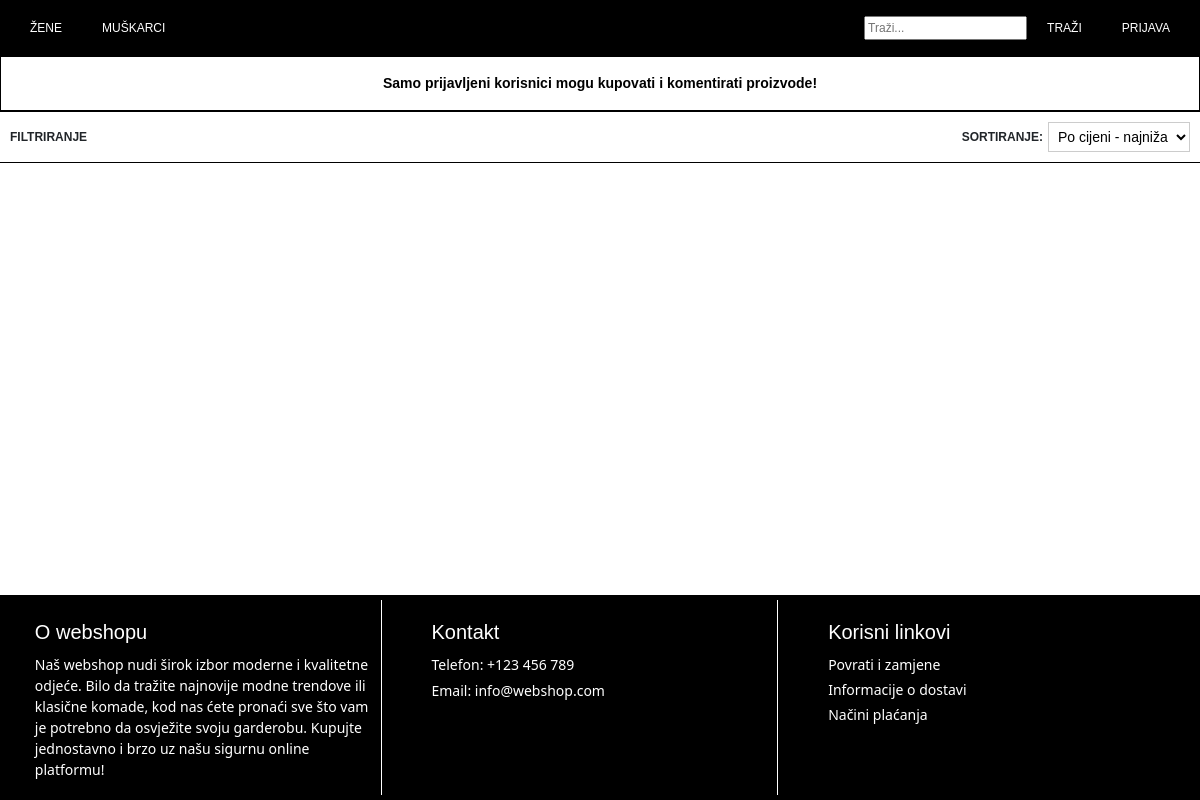
/webshop/zene/haljine/, run on an earlier commit of the app's database.
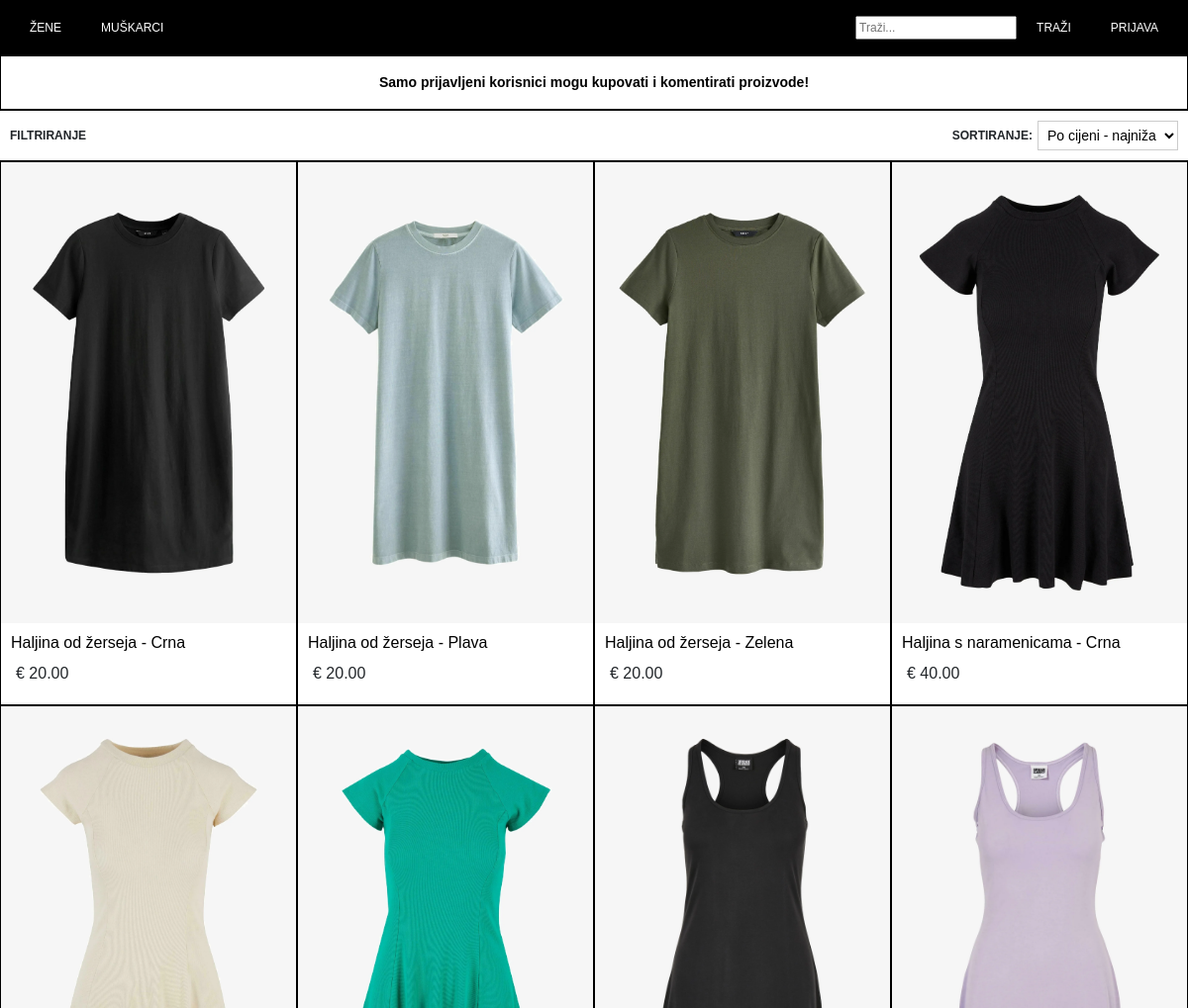
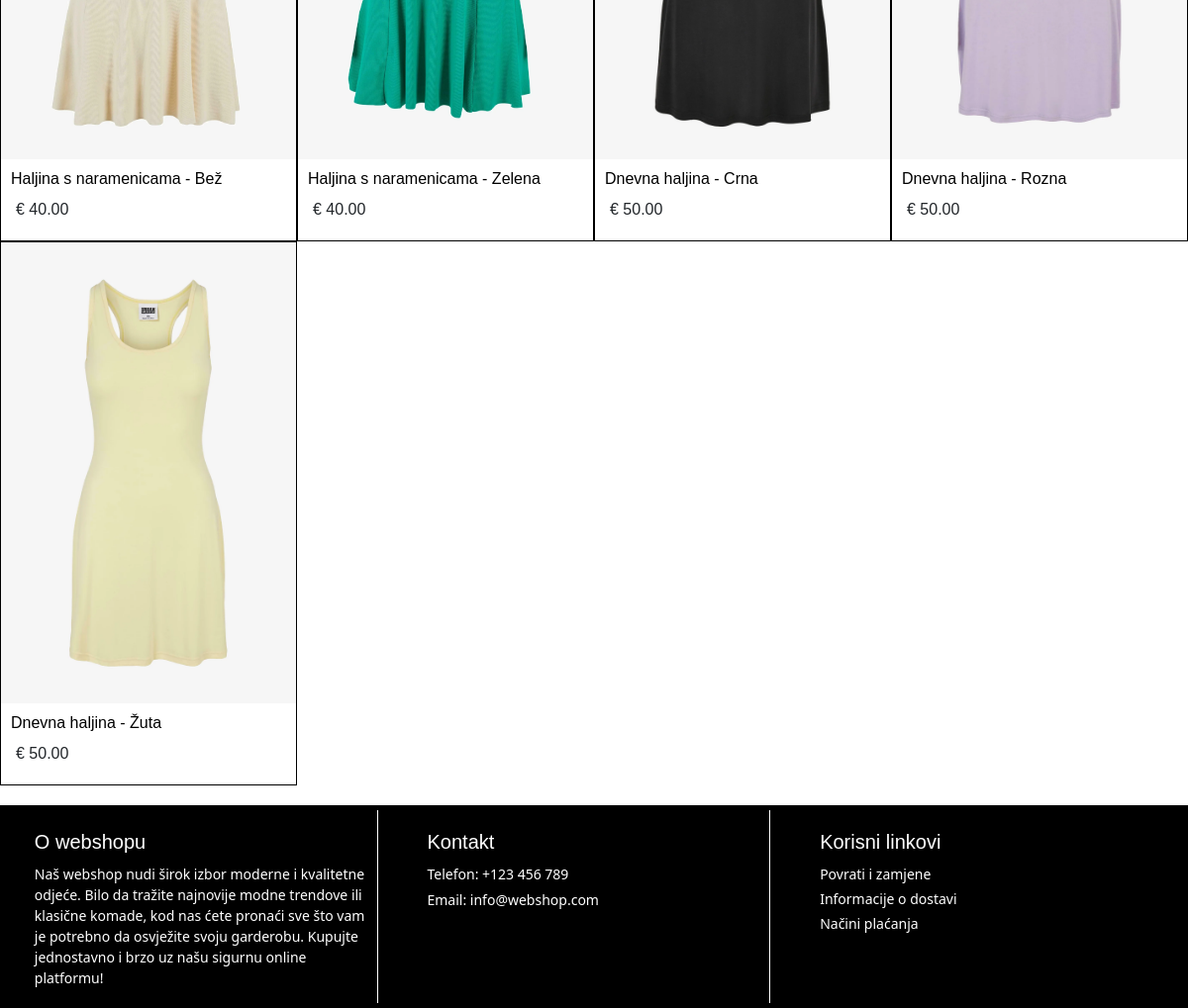
And on a later commit of the database (2 pictures, top to bottom).
### webshop/models.py (models this page shows, shortened)
class ProductVariation(models.Model):
    product = models.ForeignKey(Product, on_delete=models.CASCADE, related_name='variations')
    main_image = models.ImageField(upload_to='products/', blank=True, null=True)
    color = models.ForeignKey(Color, on_delete=models.CASCADE)
    sizes = models.ManyToManyField(Size, through='ProductVariationSize')

class Product(models.Model):
    category = models.ForeignKey(Category, on_delete=models.CASCADE)
    subcategory = models.ForeignKey(SubCategory, on_delete=models.CASCADE)
    name = models.CharField(max_length=255)
    slug = models.SlugField(unique=False, blank=True, null=True)
    price = models.DecimalField(max_digits=10, decimal_places=2)
    details = models.TextField()
    composition = models.TextField()
    care_instructions = models.TextField()
    created_at = models.DateTimeField(default=timezone.now)
    reference_number = models.CharField(max_length=10, unique=True, default=generate_order_number, editable=False)

class Color(models.Model):
    name = models.CharField(max_length=100)
    slug = models.SlugField(unique=False, blank=True, editable=True, null = True)

### webshop/views.py (the view)
# urls.py: path('<slug:category_name>/<slug:subcategory_name>/', views.articles_display_view, name='articles_display'),
def articles_display_view(request, category_name, subcategory_name):
    sort = request.GET.get('sort', 'price_asc')
    selected_colors = [color for color in request.GET.getlist('color') if color.isdigit()]
    selected_sizes = [size for size in request.GET.getlist('size') if size.isdigit()]
    category = get_object_or_404(Category, slug=category_name)
    subcategory = get_object_or_404(SubCategory, slug=subcategory_name, category=category)
    products = Product.objects.filter(subcategory=subcategory)
    product_variations = ProductVariation.objects.filter(product__in=products)
    if selected_colors:
        product_variations = product_variations.filter(color__id__in=selected_colors)
    if selected_sizes:
        product_variation_sizes = ProductVariationSize.objects.filter(
            size__id__in=selected_sizes,
            is_available=True
        ).values_list('product_variation_id', flat=True)
        product_variations = product_variations.filter(id__in=product_variation_sizes)
    if sort == 'newest':
        product_variations = product_variations.order_by('-product__created_at')
    elif sort == 'oldest':
        product_variations = product_variations.order_by('product__created_at')
    elif sort == 'price_asc':
        product_variations = product_variations.order_by('product__price')
    elif sort == 'price_desc':
        product_variations = product_variations.order_by('-product__price')
    filtered_products = Product.objects.filter(variations__in=product_variations).distinct()
    context = {
        'category_name': category_name,
        'subcategory_name': subcategory_name,
        'products': filtered_products,
        'filtered_product_variations': product_variations.distinct(),
        'colors': Color.objects.all(),
        'sizes': Size.objects.all(),
        'selected_colors': selected_colors,
        'selected_sizes': selected_sizes,
        'sort': sort,
    }
    return render(request, 'webshop/articles_display.html', context)

### webshop/templates/webshop/articles_display.html (shortened to what this page needs)
{% extends 'webshop/base.html' %}
{% load static %}
{% block extra_css %}
<link rel="stylesheet" href="{% static 'webshop/css/articles_display.css' %}">
{% endblock %}
{% block content %}
<div class="filter-sorting-container">
    <div class="filter-dropdown">
        <h4>FILTRIRANJE</h4>
    </div>
    <div class="sorting">
        <h4>SORTIRANJE:</h4>
        <form method="GET" action="{% url 'webshop:articles_display' category_name subcategory_name %}">
            <select name="sort" onchange="this.form.submit()">
                <option value="price_asc" {% if sort == 'price_asc' %}selected{% endif %}>Po cijeni - najniža</option>
            </select>
        </form>
    </div>
</div>
<div class="articles-container">
    {% if filtered_product_variations %}
        {% for variation in filtered_product_variations %}
            <div class="article">
                <div class="article-image-wrapper">
                    <a href="{% url 'webshop:articles_details' category_name subcategory_name variation.product.slug variation.color.slug %}">
                        <img src="{{ variation.main_image.url }}" alt="{{ variation.product.name }}" class="main-image">
                    </a>
                </div>
                <div class="article-info">
                    <a href="{% url 'webshop:articles_details' category_name subcategory_name variation.product.slug variation.color.slug %}">
                        <h2>{{ variation.product.name }} - {{ variation.color.name }}</h2>
                    </a>
                    <p class="price">€ {{ variation.product.price }}</p>
                </div>
            </div>
        {% endfor %}
    {% endif %}
</div>
{% endblock %}

What changed in the data, as far as the page shows it:
added ProductVariation: main_image (picture), product.name "Haljina od žerseja", color.name "Crna", product.price "20.00"
added ProductVariation: main_image (picture), product.name "Haljina od žerseja", color.name "Plava", product.price "20.00"
added ProductVariation: main_image (picture), product.name "Haljina od žerseja", color.name "Zelena", product.price "20.00"
added ProductVariation: main_image (picture), product.name "Haljina s naramenicama", color.name "Crna", product.price "40.00"
added ProductVariation: main_image (picture), product.name "Haljina s naramenicama", color.name "Bež", product.price "40.00"
added ProductVariation: main_image (picture), product.name "Haljina s naramenicama", color.name "Zelena", product.price "40.00"
added ProductVariation: main_image (picture), product.name "Dnevna haljina", color.name "Crna", product.price "50.00"
added ProductVariation: main_image (picture), product.name "Dnevna haljina", color.name "Rozna", product.price "50.00"
added ProductVariation: main_image (picture), product.name "Dnevna haljina", color.name "Žuta", product.price "50.00"
